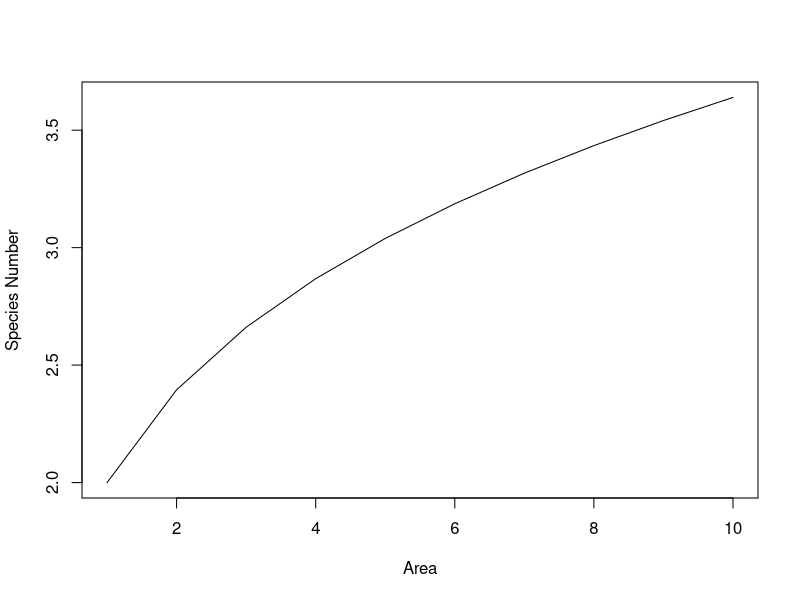
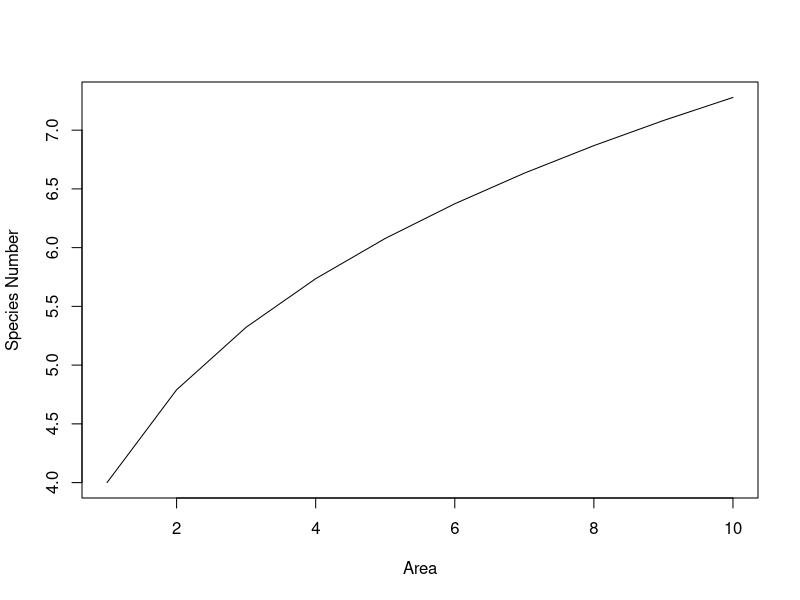
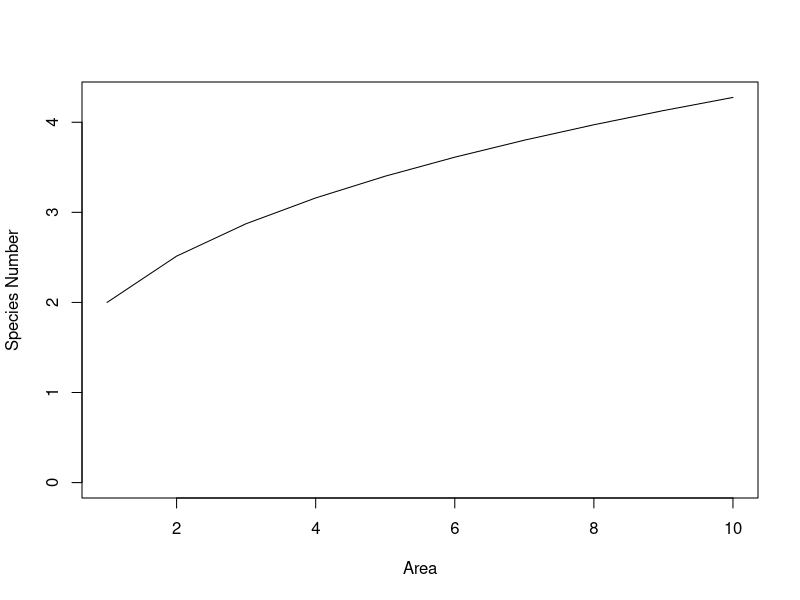
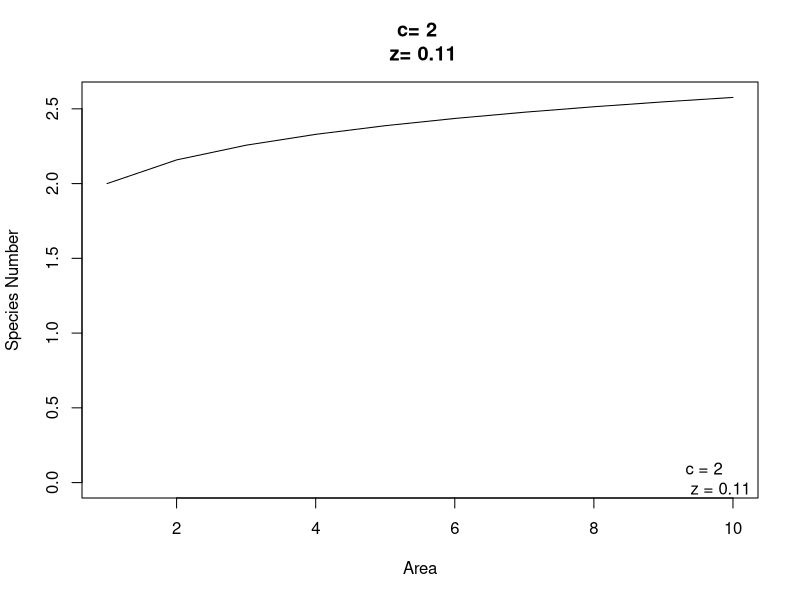
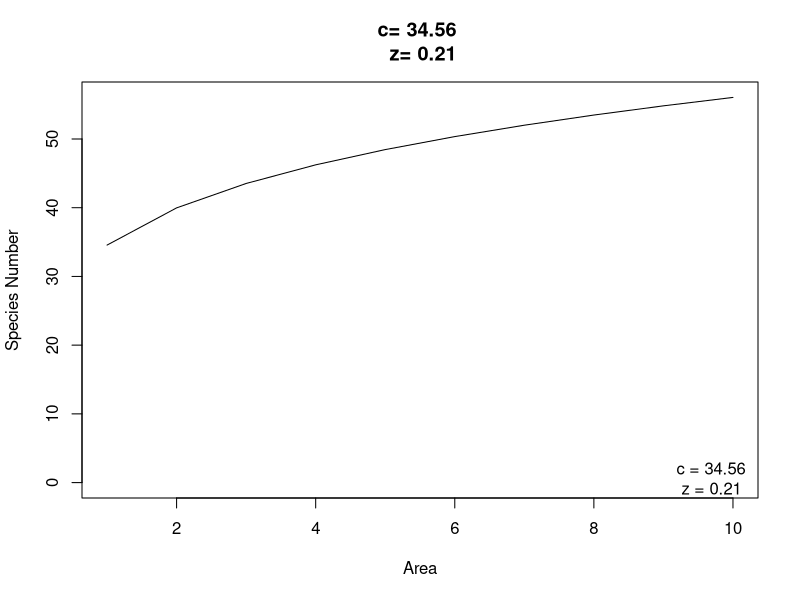
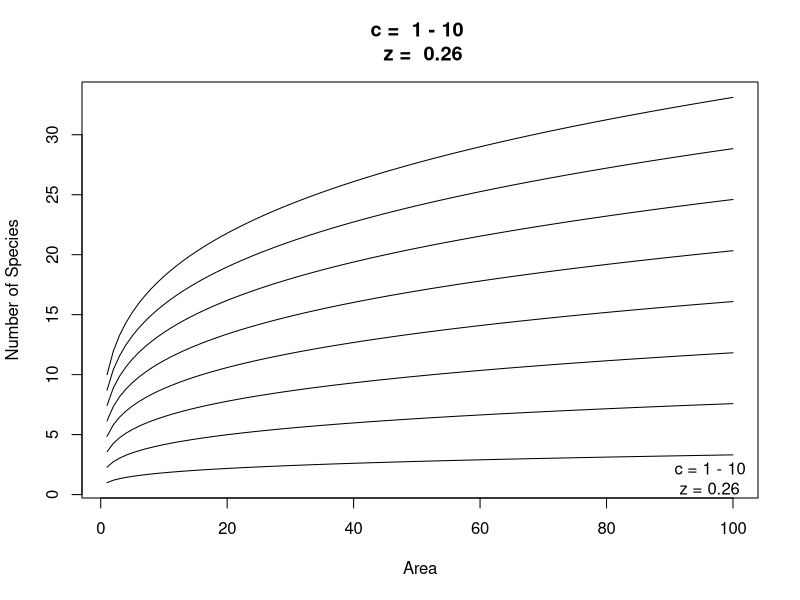
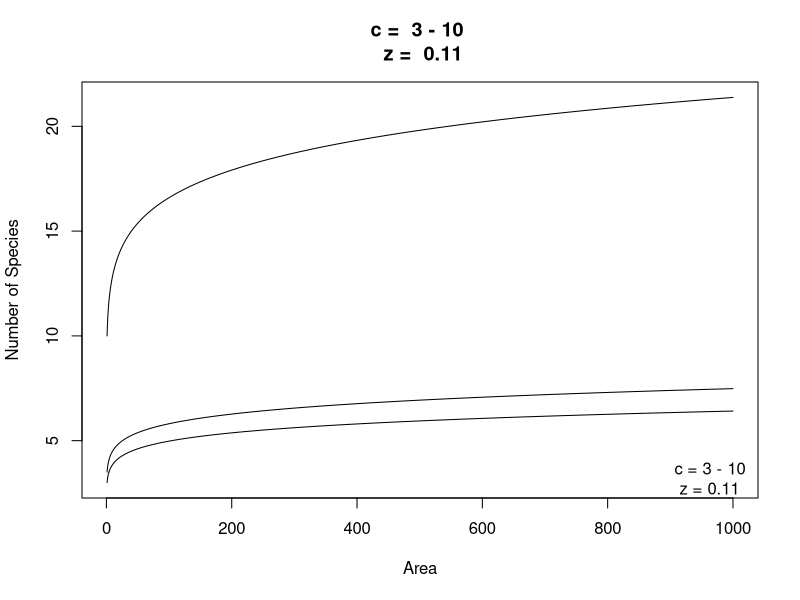
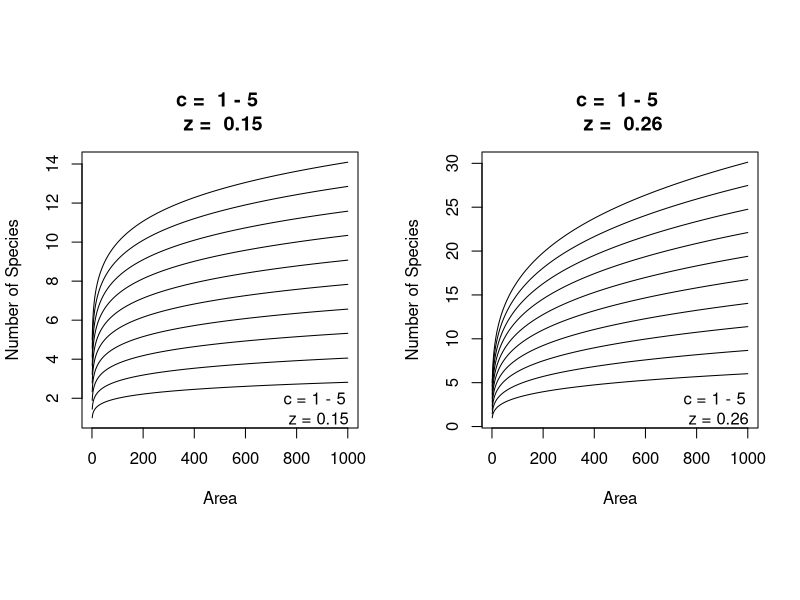

The R script that drew these images, in order:
# Exploring functions with plots
# 16 Feburary 2016
# NJG

# basic plotting function with inputs
# S = cA^z
# S = number of species (dependent variable)
# A = island or sample area (independent variable)
# c = parameter
# z = parameter

opar <- par()
Plot1 <- function(A=1:10, c=2,z=0.26) {
  S <- c*(A^z)
  plot(x=A,
       y=S,
       xlab="Area",
       ylab="Species Number",
       type="l")
}
Plot1()

# Use different levels of A
# Show linearity with small N
# is there an asymptote
Plot1(c=4)

# Give more informative limits for graph
Plot2 <- function(A=1:10, c=2,z=0.26) {
  S <- c*(A^z)
  plot(x=A,
       y=S,
       xlab="Area",
       ylab="Species Number",
       type="l",
       ylim=c(0,max(S)))
}
Plot2(z=0.33)

# Add a legend to show paramter values
# use main or use legend function
Plot3 <- function(A=1:10, c=2,z=0.26) {
  S <- c*(A^z)
  plot(x=A,
       y=S,
       xlab="Area",
       ylab="Species Number",
       type="l",
       ylim=c(0,max(S)),
       main=paste("c=",c,"\n", "z=",z))
  
  legend(x="bottomright", 
         legend= c(paste("c =",c,
                         "\n", 
                         "z =",z)),
                 bty="n")
}
Plot3(z=0.11)
# Add random starting values for realistic
# parameter ranges

Plot4 <- function(A=1:10, c=runif(1,min=0,max=50),z=runif(1,min=0,max=1.0)) {
  c <- round(c,2)
  z <- round(z,2)
  S <- c*(A^z)
  plot(x=A,
       y=S,
       xlab="Area",
       ylab="Species Number",
       type="l",
       ylim=c(0,max(S)),
       main=paste("c=",c,"\n", "z=",z))
  
  legend(x="bottomright", 
         legend= c(paste("c =",c,"\n", "z =",z)),
         bty="n")
}
Plot4()

# Plot a series of curves

Plot5 <- function(A=1:100, c=seq(1,10,length=8),z=0.26) {
  c <- round(c,2)
  z <- round(z,2)
  
# Create a matrix to hold the data
# i rows, with one row for each value of A
# j columns, one for each parameter combinatino of z and c
  m <- matrix(nrow=length(A),ncol=length(c)*length(z))
  
# Fill the columns of the matrix for the curve
   v <- 1
  for (i in 1:length(c)) {
    S <- c[i]*A^z
    m[,i] <- S
  }
 matplot(x=A,y=m,type="l",
         xlab="Area",
         ylab="Number of Species",
         col="black",
         lty=1,
         # ylim=c(0,30),
         main=paste("c = ",min(c),"-",max(c),
                    "\n",
                    "z = ",z))
  legend(x="bottomright", 
         legend= c(paste("c =",min(c),"-",
                         max(c),"\n", "z =",z)),
                         bty="n")
}
Plot5()
Plot5(A=1:1000,c=c(3,3.5,10),z=0.11)

# Using the function to change more than 1 parameter

par(mfrow=c(1,2),pty="s") # set graphics for 2 plots

myZ <- c(0.15, 0.26) # pick parameters for z

for (x in 1:2) {
  Plot5(A=1:1000, c=seq(1,5,length.out=10),z=myZ[x])
}
par(opar)
  

# Redo function to create all parameter combinations first

Plot6 <- function(A=1:100, c=seq(1,10,length=8),z=c(0.15,0.26)) {
  c <- round(c,2)
  z <- round(z,2)
  
# Create a matrix to hold the data
# i rows, with one row for each value of A
# j columns, one for each parameter combinatino of z and c
  m <- matrix(nrow=length(A),ncol=length(c)*length(z))
  myCols <- rep(c("blue","red"), length(c))
  
# Fill the columns of the matrix for the curve
   v <- 1
  for (i in 1:length(c)) {
    for (j in 1:length(z)) {
    S <- c[i]*A^z[j]
    m[,v] <- S
    v <- v + 1
    }
  }
 matplot(x=A,y=m,type="l",
         xlab="Area",
         ylab="Number of Species",
         col=myCols,
         lty=1,
         lwd=2,
         main=paste("c = ",min(c),"-",max(c),
                    "\n",
                    "z = ",min(z),"-",max(z)))
 # legend(x="bottomright", 
#          legend= c(paste("c =",min(c),"-",
#                          max(c),"\n", "z = ",min(z),"-",max(z),bty="n")))
                         
}
Plot6()
Plot6(z=.4)
